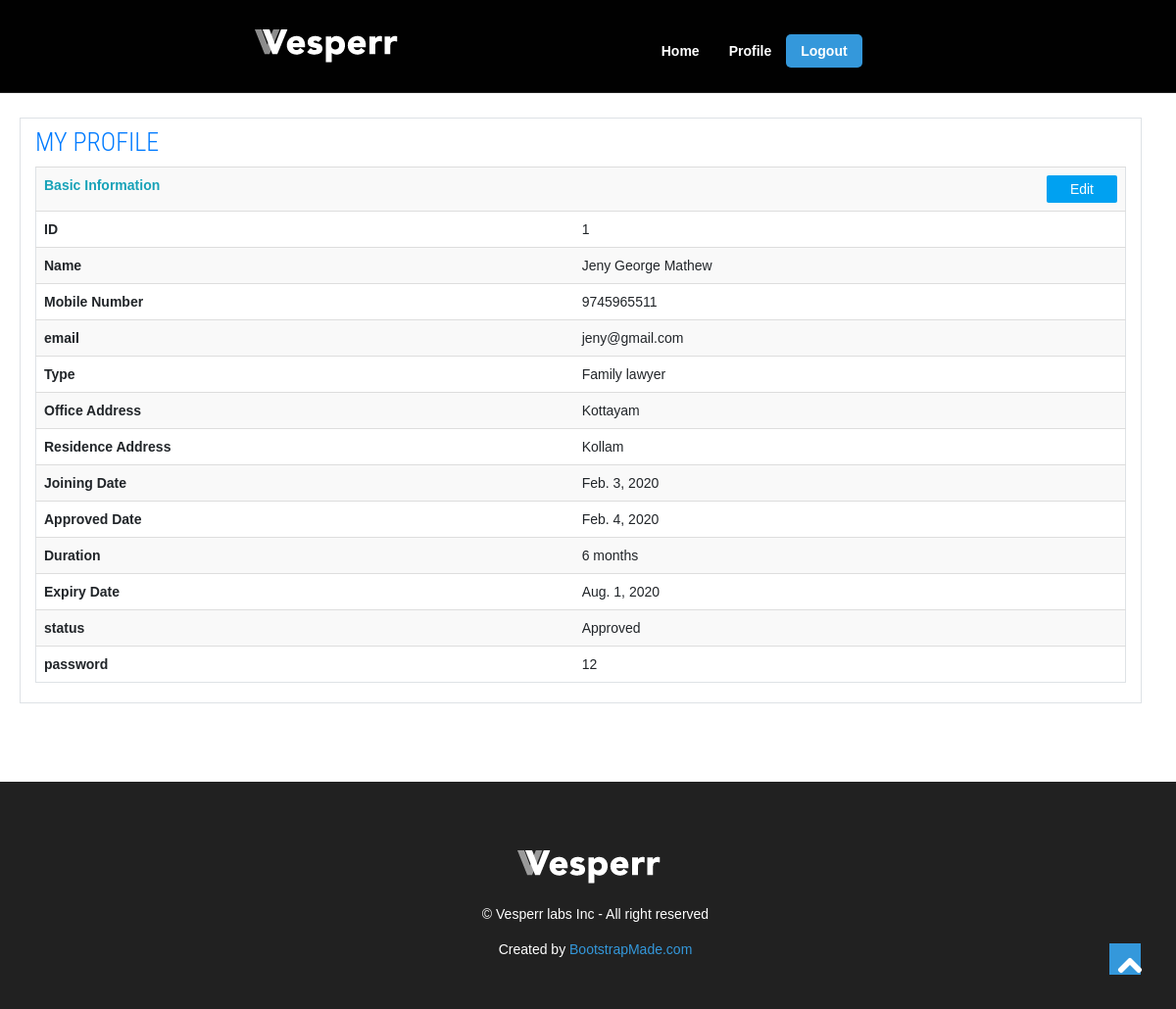
The app's page /profileview/ (signed in) with its own data.
### tba_app/models.py (models this page shows)
class registration(models.Model):
    name=models.CharField(max_length=30)
    mobileno=models.CharField(max_length=50)
    emailid=models.EmailField()
    types=models.CharField(max_length=30)
    officeadd=models.CharField(max_length=50)
    residenceadd=models.CharField(max_length=50)
    joiningdate=models.DateField()
    duration=models.CharField(max_length=20)
    approvedate=models.DateField(null=True,blank=True)
    status=models.CharField(max_length=20,null=True,blank=True)
    password=models.CharField(max_length=20,null=True,blank=True)
    expirydate=models.DateField(null=True,blank=True)
    class meta:
        db_table="registration"

### tba_app/views.py (the view)
# urls.py: path('profileview/',views.viewprofile,name='profileview'),
def viewprofile(request):
    queryset=registration.objects.filter(emailid=request.session['email'])
    return render(request,'profileview.html',{'author':queryset})

### tba_app/templates/profileview.html (shortened to what this page needs)
<!doctype html>
<html lang="en">
<head>
   {%load static%}
   <link href="{%static 'css/bootstrap.min.css' %}" rel="stylesheet" />
  <link href="{%static 'css/bootstrap.css' %}" rel="stylesheet" />
  <link href="{%static 'css/bootstrap-responsive.css' %}" rel="stylesheet" />
  <link href="{%static 'css/prettyPhoto.css' %}" rel="stylesheet" />
  <link href="{%static 'css/animate.css' %}" rel="stylesheet" />
  <link href="{%static 'css/style.css' %}" rel="stylesheet" />
  <link href="{%static 'color/default.css' %}" rel="stylesheet" />
</head>
<body>
  <header>
    <div id="topnav" class="navbar navbar-fixed-top default">
      <div class="navbar-inner">
        <div class="container">
          <div class="logo">
            <a href="index.html"><img src="assets/img/logo.png" alt="" /></a>
          </div>
          <div class="navigation">
            <nav>
              <ul class="nav pull-right">
                <li><a href="{%url 'index'%}">Home</a></li>
                <li ><a href="{% url 'profileview'%}"> Profile</a></li>
                <li class="current"><a href="{%url 'index' %}">Logout</a></li>
                  </ul>
            </nav>
          </div>
        </div>
      </div>
    </div>
  </header>
  <section>
    <div class="container">
            <div class="row border ">
                <div class="col-md-6">
                    <h3 class="text-primary head">MY PROFILE</h3>
                </div>
            <div class="col-md-12">
                <table class="border table table-striped bg-table">
                    <tr>
                    <th class="text-info">Basic Information</th>
                    <th class="text-right"><a  class="btn btn-primary text-white px-4" href="{%url 'editprofile' %}">Edit</a>
                    </th>
                    </tr>
                    {%if author%}
                    {%for i in author%}
                    <tr>
                    <td class="font-weight-bolder">ID</td>
                    <td>{{i.id}}</td>
                    </tr>
                    <tr>
                    <td class="font-weight-bolder">Name</td>
                    <td>{{i.name}}</td>
                    </tr>
                    <tr>
                    <td class="font-weight-bolder">Mobile Number</td>
                    <td>{{i.mobileno}}</td>
                    </tr>
                    <tr>
                    <td class="font-weight-bolder">email</td>
                    <td>{{i.emailid}}</td>
                    </tr>
                    <tr>
                    <td class="font-weight-bolder">Type</td>
                    <td>{{i.types}}</td>
                    </tr>
                    <tr>
                    <td class="font-weight-bolder">Office Address</td>
                    <td>{{i.officeadd}}</td>
                    </tr>
                    <tr>
                    <td class="font-weight-bolder">Residence Address</td>
                    <td>{{i.residenceadd}}</td>
                    </tr>
                    <tr>
                    <td class="font-weight-bolder">Joining Date</td>
                    <td>{{i.joiningdate}}</td>
                    </tr>
                    <tr>
                      <td class="font-weight-bolder">Approved Date</td>
                      <td>{{i.approvedate}}</td>
                    </tr>
                    <tr>
                    <td class="font-weight-bolder">Duration</td>
                    <td>{{i.duration}}</td>
                    </tr>
                    <tr>
                      <td class="font-weight-bolder">Expiry Date</td>
                      <td>{{i.expirydate}}</td>
                      </tr>
                    <tr>
                    <td class="font-weight-bolder">status</td>
                    <td>{{i.status}}</td>
                    </tr>
                    <tr>
                    <td class="font-weight-bolder">password</td>
                    <td>{{i.password}}</td>
                    </tr>
                    {% endfor %}
                    {% endif %}
                </table>
            </div>
        </div>
    </div>
</section>
<footer>
    <div class="verybottom">
      <div class="container">
        <div class="row">
          <div class="span12">
            <div class="aligncenter">
              <div class="logo">
                <a class="brand" href="index.html"><img src="assets/img/logo.png" alt="" /></a>
              </div>
              <p>
                &copy; Vesperr labs Inc - All right reserved
              </p>
              <div class="credits">
                Created by <a href="https://bootstrapmade.com/">BootstrapMade.com</a>
              </div>
            </div>
          </div>
        </div>
      </div>
    </div>
  </footer>
  <a href="#" class="scrollup"><i class="icon-chevron-up icon-square icon-48 active"></i></a>
</body>
</html>

### tba_app/static/css/style.css (style rules this page uses)
body { margin: 0; padding:0; font-family: Arial, Tahoma, Verdana, Sans-serif; font-size: 14px; line-height: 1.6em; color: #666; background-color: #ffffff; }
h1, h2, h3, h4, h5, h6 { font-family: 'Roboto Condensed', sans-serif; line-height:1.1em; color: #3a3a3a; font-weight:300; margin-bottom:10px; }
h3 { font-size: 26px; }
section { padding:120px 0 40px 0; }
.container { padding: 0 20px 0 20px; }
.row { margin-bottom:40px; }
header { position:relative; }
header .logo { float:left; margin:30px 0 0; }
.navigation { margin:30px 0 0; }
.navbar { padding:0 0 20px; margin:0; }
.navbar .nav { margin: 0 0 0 0; }
.navbar .nav > li > a { float: none; color: #fff; line-height:1em; text-decoration: none; text-shadow:none; z-index:100; outline:0; font-weight:bold; }
.navbar .nav > .current { color:#fff; -webkit-border-radius: 5px; -moz-border-radius: 5px; border-radius: 5px; }
.default { background:#010101; border-bottom:1px solid #222; }
.scrollup { position:fixed; width:48px; height:48px; bottom:20px; right:20px; }
a.scrollup { outline:0; }
[class^="icon-"], [class*=" icon-"] { float:none; }
.icon-square, .icon-rounded, .icon-plain, .icon-circled { margin: 10px 10px 10px 0; display: inline-block !important; text-align: center !important; color: #fff; width: 18px; height: 18px; padding:3px; font-size: 12px; line-height: 18px; text-shadow:none; cursor: pointer; }
.icon-square { background-color: #444; }
[class^="icon-"], [class*=" icon-"] { margin-top: 1px; margin-right: .3em; }
.icon-48 { width: 32px; height: 32px; padding:8px; font-size: 28px; line-height: 30px; }
footer { float:left; width:100%; background:#212121; color:#fff; margin:0; padding:40px 0 0 0; }
footer .verybottom { padding:30px 0 10px 0; }
.aligncenter { margin:0 auto; text-align:center; }
.aligncenter img, img.aligncenter { margin-bottom:20px; }

### tba_app/static/color/default.css (style rules this page uses)
a { color: #3498db; }
[class^="icon-"].active, [class*=" icon-"].active { background-color: #3498db; }
ul.nav li.current { background: #3498db; }

### tba_app/static/css/overwrite.css (style rules this page uses)
img { max-width: 100%; width: auto\9; height: auto; vertical-align: middle; border: 0; -ms-interpolation-mode: bicubic; }
img { margin-bottom:10px; }
p { font-size: 14px; line-height:1.6em; margin-bottom: 1em; }
a { outline:0; text-decoration: none; }
.btn { display: inline-block; *display: inline; *zoom: 1; padding: 4px 12px; margin-bottom: 0; font-size: 14px; line-height: 20px; text-align: center; vertical-align: middle; cursor: pointer; color: #333333; text-shadow: 0 1px 1px rgba(255, 255, 255, 0.75); background-color: #efefef; background-image:none; border-color: rgba(0, 0, 0, 0.1) rgba(0, 0, 0, 0.1) rgba(0, 0, 0, 0.25); *background-color: #dddddd; filter: progid:DXImageTransform.Microsoft.gradient(enabled = false); border: 1px solid #bbbbbb; *border: 0; border-bottom-color: #a2a2a2; -webkit-border-radius: 2px; -moz-border-radius: 2px; border-radius: 2px; *margin-left: .3em; -webkit-box-shadow: none; -moz-box-shadow: none; box-shadow: none; }
.btn:first-child { *margin-left: 0; }
.navbar-inner { min-height: 40px; padding-right: 20px; padding-left: 20px; background: none; background-image: none; border: none; border:none; -webkit-border-radius: 0; -moz-border-radius: 0; border-radius: 0; *zoom: 1; -webkit-box-shadow: none; -moz-box-shadow: none; box-shadow: none; }
.btn { border:none; }
.btn-primary { color: #ffffff; text-shadow: none; background: #00a1f1; border-color: none; *background-color: #00a1f1; filter: progid:DXImageTransform.Microsoft.gradient(enabled = false); }
.navbar-inner { -webkit-border-radius: 0; -moz-border-radius: 0; border-radius: 0; -webkit-box-shadow: none; -moz-box-shadow: none; box-shadow: none; }
.navbar-fixed-top .navbar-inner, .navbar-fixed-bottom .navbar-inner { padding-left: 0; padding-right: 0; -webkit-border-radius: 0; -moz-border-radius: 0; border-radius: 0; }
.navbar-fixed-top { top: 0; }
.navbar-fixed-top .navbar-inner, .navbar-static-top .navbar-inner { -webkit-box-shadow: none; -moz-box-shadow: none; box-shadow: none; }

### records on screen
registration: id "1", name "Jeny George Mathew", mobileno "9745965511", emailid "jeny@gmail.com", types "Family lawyer", officeadd "Kottayam", residenceadd "Kollam", joiningdate "Feb. 3, 2020", approvedate "Feb. 4, 2020", duration "6 months", expirydate "Aug. 1, 2020", status "Approved", password "12"
